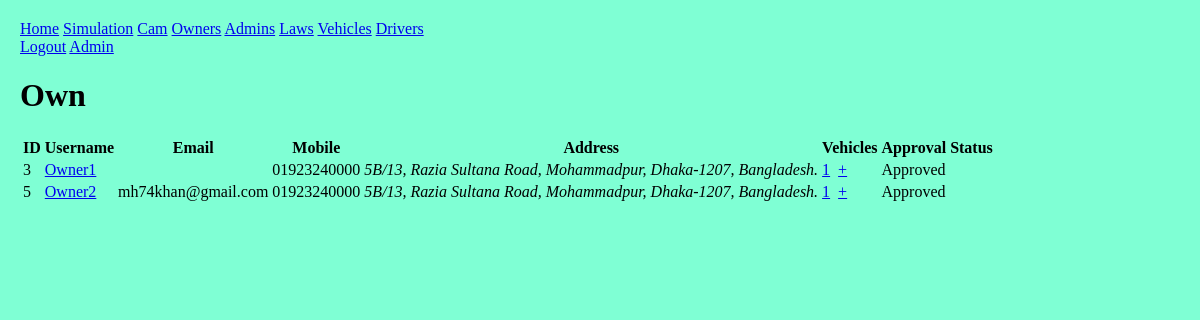
/front/owners/ (signed in), run on an earlier commit of the app's database.
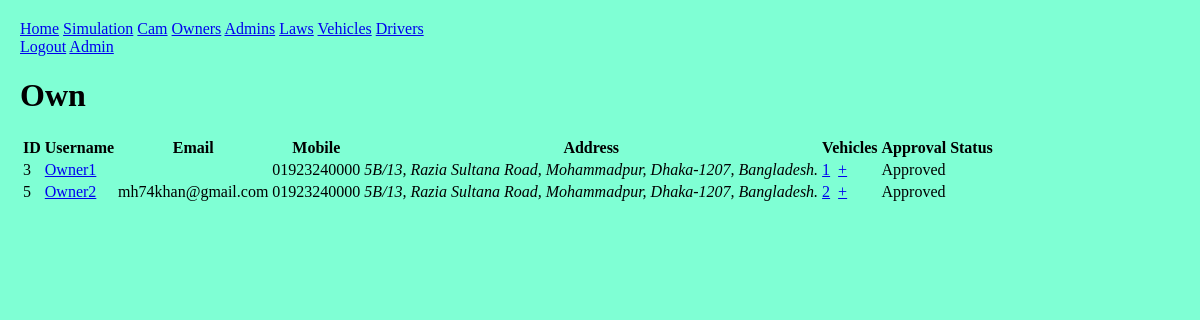
And on a later commit of the database.
### front/models.py (models this page shows)
class Account(AbstractUser):
    address = models.TextField(max_length=200, default="5B/13, Razia Sultana Road, Mohammadpur, Dhaka-1207, Bangladesh.");
    phone = models.CharField(max_length=20, default="01923240000");
    approved = models.BooleanField(default=False);

### front/decorators.py (the view)
        def wrapper_func(req, *args, **kwargs):
            grp = {x.name for x in req.user.groups.all()};
            if not (bool(roles.intersection(grp)) ^ bool(grp)):
                return view_func(req, *args, **kwargs);
            else: return HttpResponse("""
                <h1>access denied</h1>
                <a href="/front/">home</a>
            """)

### front/views.py (called while the page is built)
@login_required(login_url="login")
@allowed_users({"law", "owner"})
def owners(req: HttpRequest):
    if "owner" in str(req.user.groups.all()):
        users = Account.objects.filter(groups__name__in=["owner", "pending_owner"], id=req.user.id);
    else: users = Account.objects.filter(groups__name__in=["owner", "pending_owner"]);
    context = {
        "nav": nav,
        "users": users,
    };
    return render(req, "owners.html", context);

### front/templates/owners.html (shortened to what this page needs)
{% extends 'base.html' %}
{% block content %}
    <h1>Own</h1>
    <table>
        <thead>
            <th>ID</th>
            <th>Username</th>
            <th>Email</th>
            <th>Mobile</th>
            <th>Address</th>
            <th>Vehicles</th>
            <th>Approval Status</th>
        </thead>
        <tbody>
            {% for user in users %}
            <tr>
                <td>{{user.id}}</td>
                <td><a href="{% url 'owner' %}?pk={{user.id}}">{{user.username}}</a></td>
                <td>{{user.email}}</td>
                <td>{{user.phone}}</td>
                <td><Address>{{user.address}}</Address></td>
                <td>
                    <a href="{% url 'vehicles' %}?oid={{user.id}}">{{user.vehicle_set.all.count}}</a>&nbsp;
                    {% if user.approved %}{% if request.user.groups.all.0.name != 'law' %}
                        <a href="{% url 'vehicle' %}?oid={{user.id}}">+</a>
                    {% endif %}{% endif %}
                </td>
                <td>{% if user.approved %}
                    Approved
                {% else %}
                    {% if request.user.is_superuser %}
                        <a href="{% url 'approve' %}?type=owner&amp;pk={{user.id}}">Approve</a>
                    {% else %}
                        Pending
                    {% endif %}
                {% endif %}</td>
            </tr>
            {% endfor %}
        </tbody>
    </table>
{% endblock content %}

What changed in the data, as far as the page shows it:
changed Account "Owner2": vehicle_set.all.count "1" → "2"
